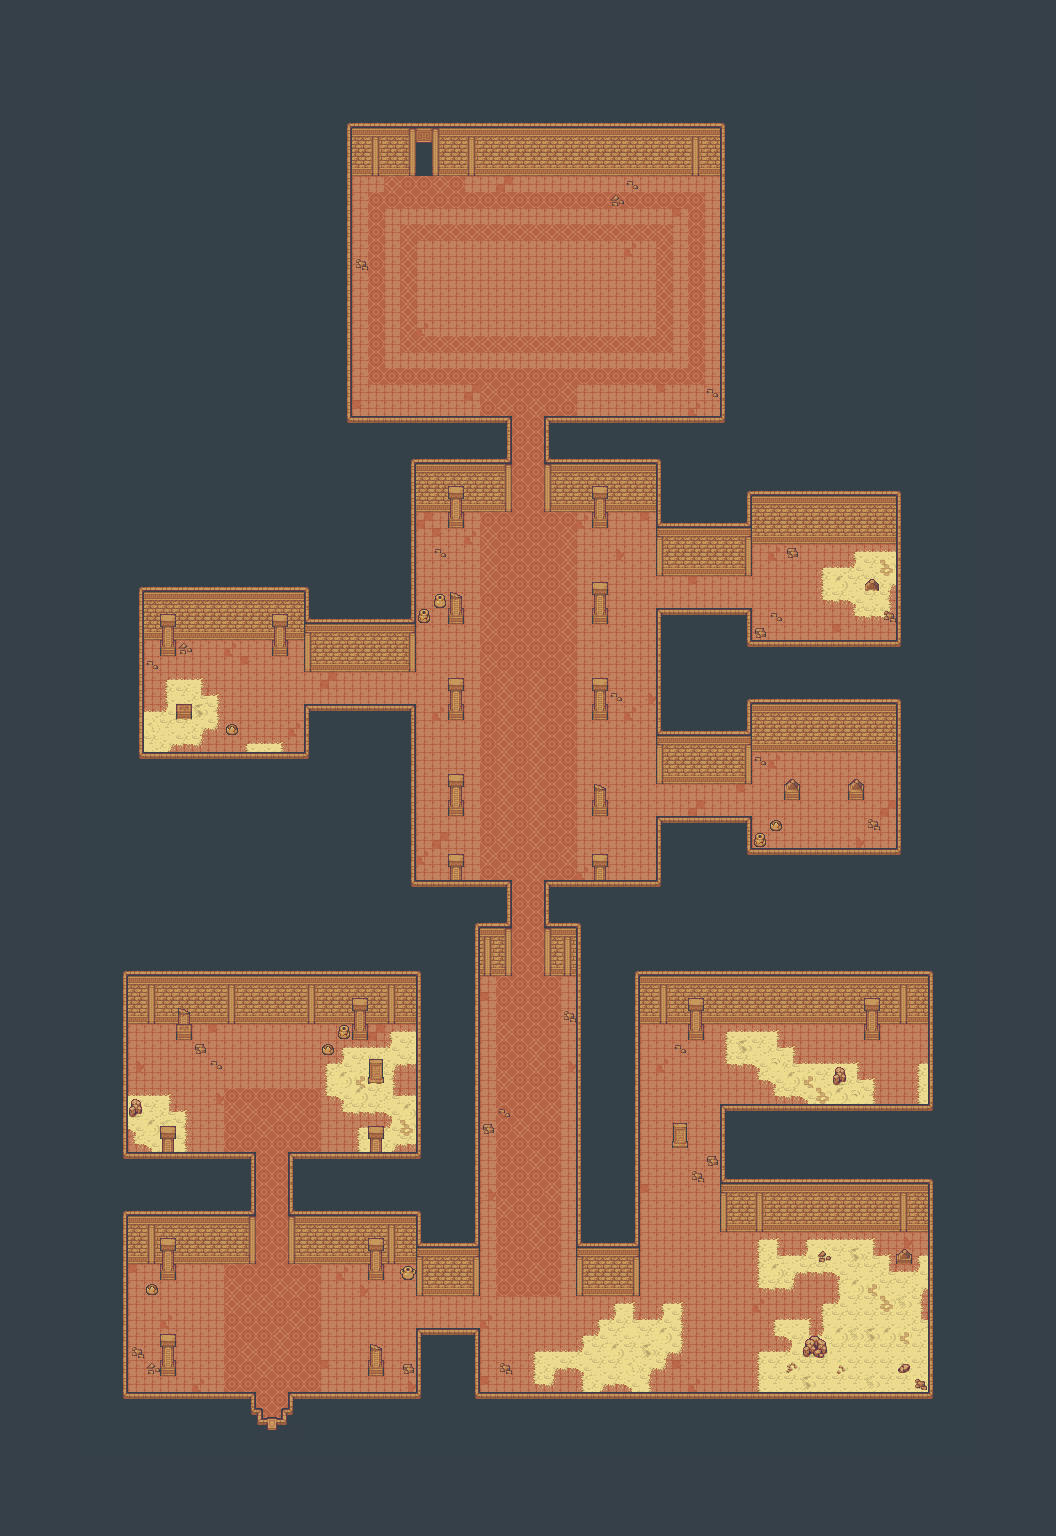

This is a level from a 2D game, rendered from its Tiled map with the project's own tilesets. A one-line summary and the map file follow, with tile-layer data summarised:
An orthogonal 66x96 tile map with 16x16 px tiles, 3 tile layers (background, Tile Layer 1, obj) and 127 objects (TEMPLE_START, TEMPLE_END, TOP_WORLD.DESERT_TEMPLE_START, TOP_WORLD.DESERT_TEMPLE_END, 5).

<map version="1.0" orientation="orthogonal" renderorder="right-down" width="66" height="96" tilewidth="16" tileheight="16" nextobjectid="166">
 <tileset firstgid="1" name="dungeon" tilewidth="16" tileheight="16" tilecount="1479" columns="51">
  <image source="../sprites/map_objects/dungeon.png" trans="ffffff" width="816" height="464" />
  <terraintypes>
   <terrain name="ceiling" tile="-1" />
   <terrain name="saNDY FLOOR" tile="-1" />
  </terraintypes>
  <tile id="868" terrain="1,1,1,1" />
  <tile id="869" terrain=",1,1,1" />
  <tile id="870" terrain="1,,1,1" />
  <tile id="871" terrain=",,1,1" />
  <tile id="872" terrain="1,1,,1" />
  <tile id="873" terrain=",1,,1" />
  <tile id="875" terrain=",,,1" />
  <tile id="876" terrain="1,1,1," />
  <tile id="878" terrain="1,,1," />
  <tile id="879" terrain=",,1," />
  <tile id="880" terrain="1,1,," />
  <tile id="881" terrain=",1,," />
  <tile id="882" terrain="1,,," />
  <tile id="1123" terrain="0,0,0,0" />
  <tile id="1124" terrain=",0,0,0" />
  <tile id="1125" terrain="0,,0,0" />
  <tile id="1126" terrain=",,0,0" />
  <tile id="1127" terrain="0,0,,0" />
  <tile id="1128" terrain=",0,,0" />
  <tile id="1130" terrain=",,,0" />
  <tile id="1131" terrain="0,0,0," />
  <tile id="1133" terrain="0,,0," />
  <tile id="1134" terrain=",,0," />
  <tile id="1135" terrain="0,0,," />
  <tile id="1136" terrain=",0,," />
  <tile id="1137" terrain="0,,," />
 </tileset>
 <layer name="background" width="66" height="96">
  <data>[6336 cells, 6336 non-empty, 1 distinct tile ids]</data>
 </layer>
 <layer name="Tile Layer 1" width="66" height="96">
  <data>[6336 cells, 4811 non-empty, 63 distinct tile ids]</data>
 </layer>
 <layer name="obj" width="66" height="96">
  <data>[6336 cells, 128 non-empty, 42 distinct tile ids]</data>
 </layer>
 <objectgroup name="MAP_COLLISION_LAYER">
  <object id="1" x="112" y="1210.67" width="16" height="181.333" />
  <object id="2" x="128" y="1392" width="128" height="16" />
  <object id="3" x="288" y="1392" width="128" height="16" />
  <object id="4" x="416" y="1344" width="16" height="64" />
  <object id="5" x="288" y="1216" width="128" height="45.3333" />
  <object id="6" x="129.333" y="1216.33" width="126.667" height="45" />
  <object id="7" x="416" y="1200" width="16" height="48" />
  <object id="9" x="432" y="1232" width="32" height="16" />
  <object id="10" x="464" y="928" width="16" height="320" />
  <object id="12" x="416" y="1328" width="64" height="16" />
  <object id="13" x="464" y="1344" width="16" height="64" />
  <object id="15" x="480" y="1392" width="464" height="16" />
  <object id="16" x="928" y="1184" width="16" height="208" />
  <object id="17" x="736" y="1168" width="208" height="16" />
  <object id="18" x="720" y="1104" width="16" height="80" />
  <object id="19" x="736" y="1104" width="208" height="16" />
  <object id="20" x="928" y="976" width="16" height="128" />
  <object id="21" x="640" y="960" width="304" height="16" />
  <object id="22" x="624" y="960" width="16" height="272" />
  <object id="23" x="576" y="1232" width="64" height="16" />
  <object id="24" x="576" y="928" width="16" height="304" />
  <object id="28" x="160" y="1332.3" width="16" height="43.7039" />
  <object id="29" x="160" y="1264" width="16" height="16" />
  <object id="30" x="368" y="1264" width="16" height="16" />
  <object id="31" x="400" y="1264" width="16" height="16" />
  <object id="32" x="368" y="1344" width="16" height="32" />
  <object id="33" x="176" y="1008" width="16" height="32" />
  <object id="34" x="160" y="1125.52" width="16" height="26.4765" />
  <object id="35" x="368" y="1124.91" width="16" height="27.0902" />
  <object id="36" x="368" y="1059.07" width="16" height="24.0216" />
  <object id="37" x="352" y="992" width="16" height="48" />
  <object id="38" x="128" y="976" width="288" height="48" />
  <object id="39" x="416" y="976" width="16" height="176" />
  <object id="42" x="128" y="976" height="128" />
  <object id="43" x="112" y="976" width="16" height="176" />
  <object id="45" x="416" y="1248" width="64" height="48" />
  <object id="47" x="576" y="1248" width="64" height="48" />
  <object id="48" x="720" y="1184" width="208" height="48" />
  <object id="49" x="801.227" y="1333.52" width="27.0902" height="25.8628" />
  <object id="50" x="640" y="976" width="288" height="48" />
  <object id="51" x="864" y="1024" width="16" height="16" />
  <object id="52" x="832" y="1066.48" width="16" height="21.5235" />
  <object id="53" x="688" y="1024" width="16" height="16" />
  <object id="54" x="673.269" y="1124.3" width="13.4627" height="22.7942" />
  <object id="55" x="896" y="1248" width="16" height="16" />
  <object id="56" x="480" y="928" width="32" height="48" />
  <object id="57" x="544" y="928" width="32" height="48" />
  <object id="62" x="592" y="852.296" width="16" height="27.7039" />
  <object id="63" x="448" y="855.365" width="16" height="24.6353" />
  <object id="64" x="448" y="774.751" width="16" height="41.249" />
  <object id="65" x="592" y="784" width="16" height="32" />
  <object id="67" x="592" y="679.365" width="16" height="40.6353" />
  <object id="68" x="448" y="678.751" width="16" height="41.249" />
  <object id="69" x="448" y="592" width="16" height="32" />
  <object id="70" x="432" y="592" width="16" height="16" />
  <object id="71" x="416" y="608" width="16" height="16" />
  <object id="72" x="592" y="582.137" width="16" height="41.8628" />
  <object id="73" x="592" y="480" width="16" height="48" />
  <object id="74" x="544" y="464" width="112" height="48" />
  <object id="75" x="416" y="464" width="96" height="48" />
  <object id="76" x="448" y="512" width="16" height="16" />
  <object id="77" x="400" y="704" width="16" height="192" />
  <object id="78" x="656" y="816" width="16" height="80" />
  <object id="80" x="736" y="816" width="16" height="48" />
  <object id="82" x="672" y="816" width="64" height="16" />
  <object id="83" x="752" y="848" width="144" height="16" />
  <object id="84" x="896" y="704" width="16" height="160" />
  <object id="85" x="752" y="688" width="160" height="16" />
  <object id="86" x="736" y="688" width="16" height="48" />
  <object id="87" x="656" y="720" width="80" height="16" />
  <object id="88" x="656" y="608" width="16" height="112" />
  <object id="89" x="672" y="608" width="64" height="16" />
  <object id="90" x="736" y="608" width="16" height="48" />
  <object id="91" x="752" y="640" width="144" height="16" />
  <object id="92" x="896" y="496" width="16" height="160" />
  <object id="93" x="736" y="480" width="176" height="16" />
  <object id="94" x="736" y="496" width="16" height="32" />
  <object id="95" x="656" y="512" width="80" height="16" />
  <object id="96" x="752" y="496" width="144" height="48" />
  <object id="97" x="656" y="528" width="96" height="48" />
  <object id="98" x="752" y="704" width="144" height="48" />
  <object id="100" x="848" y="777.863" width="16" height="22.1372" />
  <object id="101" x="784" y="779.09" width="16" height="20.9098" />
  <object id="102" x="656" y="736" width="96" height="48" />
  <object id="103" x="304" y="624" width="112" height="48" />
  <object id="104" x="304" y="704" width="96" height="16" />
  <object id="105" x="304" y="720" width="16" height="32" />
  <object id="107" x="144" y="752" width="176" height="16" />
  <object id="108" x="128" y="576" width="16" height="192" />
  <object id="109" x="144" y="593.333" width="160" height="46.6667" />
  <object id="111" x="272" y="640" width="16" height="16" />
  </objectgroup>
 <objectgroup name="MAP_SPAWNS_LAYER">
  <!-- 2 objects omitted --></objectgroup>
 <objectgroup name="MAP_PORTAL_LAYER">
  <!-- 2 objects omitted --></objectgroup>
 <objectgroup name="MAP_ENEMY_SPAWN_LAYER">
  <!-- 1 objects omitted --></objectgroup>
</map>
<!-- 36 of 127 objects omitted -->
